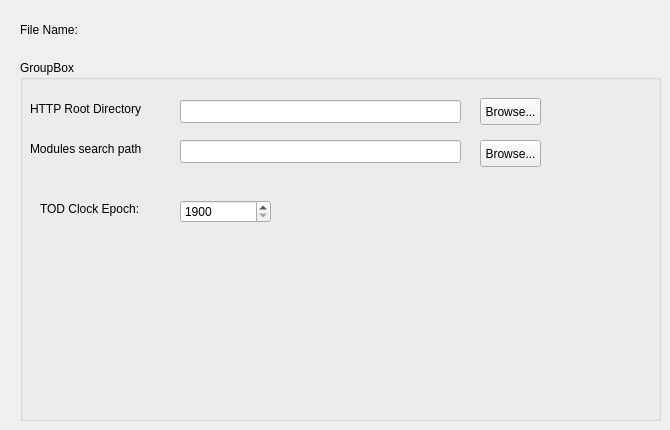
   <widget class="QWidget" name="tab_3">
    <attribute name="title">
     <string>Environment</string>
    </attribute>
    <widget class="QGroupBox" name="groupBox_5">
     <property name="geometry">
      <rect>
       <x>20</x>
       <y>60</y>
       <width>641</width>
       <height>361</height>
      </rect>
     </property>
     <property name="title">
      <string>GroupBox</string>
     </property>
     <widget class="QSpinBox" name="sysepochSpin">
      <property name="geometry">
       <rect>
        <x>160</x>
        <y>140</y>
        <width>91</width>
        <height>23</height>
       </rect>
      </property>
      <property name="minimum">
       <number>1900</number>
      </property>
      <property name="maximum">
       <number>1960</number>
      </property>
      <property name="value">
       <number>1900</number>
      </property>
     </widget>
     <widget class="QLineEdit" name="modPath">
      <property name="geometry">
       <rect>
        <x>160</x>
        <y>80</y>
        <width>281</width>
        <height>23</height>
       </rect>
      </property>
     </widget>
     <widget class="QLabel" name="label_49">
      <property name="geometry">
       <rect>
        <x>10</x>
        <y>80</y>
        <width>131</width>
        <height>17</height>
       </rect>
      </property>
      <property name="text">
       <string>Modules search path</string>
      </property>
     </widget>
     <widget class="QLabel" name="label_10">
      <property name="geometry">
       <rect>
        <x>20</x>
        <y>140</y>
        <width>121</width>
        <height>17</height>
       </rect>
      </property>
      <property name="text">
       <string>TOD Clock Epoch:</string>
      </property>
     </widget>
     <widget class="QPushButton" name="httpRootBrowseButton">
      <property name="geometry">
       <rect>
        <x>460</x>
        <y>38</y>
        <width>61</width>
        <height>27</height>
       </rect>
      </property>
      <property name="text">
       <string>Browse...</string>
      </property>
     </widget>
     <widget class="QLabel" name="label_47">
      <property name="geometry">
       <rect>
        <x>10</x>
        <y>40</y>
        <width>131</width>
        <height>17</height>
       </rect>
      </property>
      <property name="text">
       <string>HTTP Root Directory</string>
      </property>
     </widget>
     <widget class="QLineEdit" name="httpRootDir">
      <property name="geometry">
       <rect>
        <x>160</x>
        <y>40</y>
        <width>281</width>
        <height>23</height>
       </rect>
      </property>
     </widget>
     <widget class="QPushButton" name="modPathButton">
      <property name="geometry">
       <rect>
        <x>460</x>
        <y>80</y>
        <width>61</width>
        <height>27</height>
       </rect>
      </property>
      <property name="text">
       <string>Browse...</string>
      </property>
     </widget>
    </widget>
    <widget class="QLabel" name="label_23">
     <property name="geometry">
      <rect>
       <x>20</x>
       <y>20</y>
       <width>57</width>
       <height>19</height>
      </rect>
     </property>
     <property name="text">
      <string>File Name:</string>
     </property>
    </widget>
    <widget class="QLabel" name="fileNameLabel_5">
     <property name="geometry">
      <rect>
       <x>100</x>
       <y>20</y>
       <width>551</width>
       <height>19</height>
      </rect>
     </property>
     <property name="font">
      <font>
       <family>Courier New</family>
      </font>
     </property>
     <property name="text">
      <string/>
     </property>
    </widget>
   </widget>
